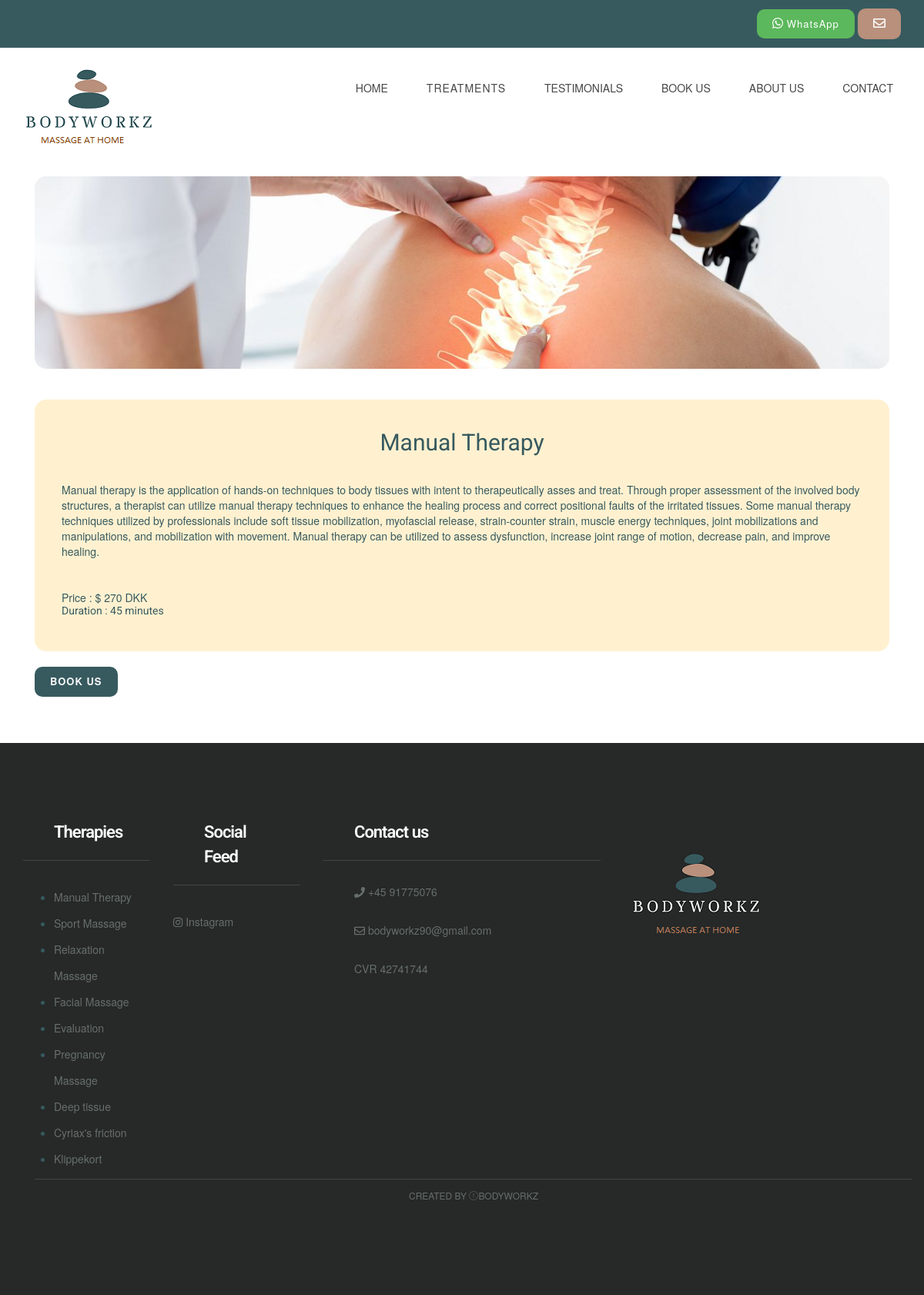
Screenshot of /article/2/ with the database file from the repository.
### MainApp/models.py (models this page shows, shortened)
class Therapy(models.Model):
    name = models.CharField(max_length=255 , verbose_name = "Nombre")
    image = models.ImageField(verbose_name="Foto", blank=True, null=True, upload_to="Images")
    short_description = models.CharField(max_length=150, verbose_name="Descripcion corta", blank=True, null=True,default="Massage")
    description = models.TextField()
    therapist = models.ManyToManyField(Therapist, verbose_name= "Terapeuta")
    duration = models.CharField(max_length=200, verbose_name = "Duracion", default="--")
    price = models.IntegerField(verbose_name="Precio",blank=True, null=True)
    class Meta:
            verbose_name="Terapia"
            verbose_name_plural="Terapias"

### MainApp/views.py (the view)
# urls.py: path('article/<int:therapy_id>/', views.article, name = "article"),
def article(request, therapy_id):
    articles = get_object_or_404(Therapy, pk = therapy_id)
    therapy = Therapy.objects.all()
    return render (request,'article.html',{'articles' : articles, 'therapy':therapy})

### MainApp/templates/article.html (shortened to what this page needs)
{% extends "base.html" %} {% block content %} {% load static %}
<div class="mb60">
    <div class="container" align-items="center" justify-content: "center">
        <div class="float-container ">
            <div class="float-child ">
                <div class="col-lg-12 col-md-12 col-sm-6 col-xs-12 ">
                    <div class="service-block ">
                        <div class="top-image-container mb20">
                            <img src="{{articles.image.url}} " alt=" " class="top-image">
                        </div>
                        <br>
                        <div class="service-content bg-default-article">
                            <h1 class="title-centered">{{articles.name}}
                            </h1><br>
                            <p>{{articles.description}}</p>
                            <br>
                            {% if articles.price %}
                                <HTML5>Price : $ {{articles.price}} DKK</h5>
                                {% endif %} {% if articles.duration %}
                                <h5>Duration : {{articles.duration}} minutes</h5>
                                {% endif %}
                        </div>
                    </div>
                    <br>
                    <a href="{% url 'appointment' %} "><button type="button " class="btn btn-secondary btn-primary "> Book us</button></a>
                </div>
                <br>
            </div>
        </div>
    </div>
</div>{% endblock %}

### MainApp/templates/base.html (shortened to what this page needs)
<!DOCTYPE html> {% load static %}
<html lang="en">
<head>
    <link href="{% static 'ap1/css/bootstrap.min.css' %}" rel="stylesheet">
    <link href="{% static 'ap1/css/font-awesome.min.css' %}" rel="stylesheet">
    <link href="{% static 'ap1/css/style.css' %}" rel="stylesheet">
</head>
<div class="header-top">
    <div class="container">
        <div class="row">
            <div class="col-lg-12 col-md-8 col-sm-8  col-xs-12">
                <div class="top-text">
                    <span class="text-block call-block">
                        <a href="https://wa.me/+4591775076 " title="click to open whatsapp chat ">
                            <button class="btn btn-success whatsapp-button">
                                <i class="fab fa-whatsapp" style="font-size: 16" aria-hidden="true "></i>
                                <span class="call-no" style="font-weight: 400; text-transform: capitalize">WhatsApp</span>
                    </button>
                    </a>
                    </span><a href="{% url 'contacto' %}" title="Contact Us"><button class="btn text-block mail-block hidden-xs hidden-sm">
                        <i class="fa fa-envelope-o" style="font-size: 16" aria-hidden="true "></i>
                    </button></a>
                </div>
            </div>
        </div>
    </div>
</div>
<div class="header">
    <div class="container">
        <div class="row">
            <div class="col-lg-4     col-md-4 col-sm-12 col-xs-12">
                <a href="{% url 'index' %}"><img src="{% static 'ap1/images/bodyworkz.png' %}" alt=""></a>
            </div>
            </ <div class="col-lg-6 col-md-4 col-sm-12 col-xs-12">
            <div class="navigation">
                <div id="navigation">
                    <ul>
                        <li class="active"><a href="{% url 'index' %}" title="Home">HOME</a></li>
                        <li class="active">
                            <a class="btn btn-secondary dropdown-toggle" href="#" role="button" id="dropdownMenuLink" data-toggle="dropdown" aria-haspopup="true" aria-expanded="false">
                                      Treatments
                                    </a>
                        </li>
                        <li><a href="{% url 'reviews' %}" title="Styleguide">TESTIMONIALS</a> </li>
                        <li>
                            <a href="{% url 'appointment' %}" title="Styleguide">BOOK US</a>
                        </li><li>
                            <a href="{% url 'about-us' %}" title="Styleguide">ABOUT US</a>
                        </li>
                        <li><a href="{% url 'contacto' %}" title="Contact Us">CONTACT</a> </li>
                    </ul>
                </div>
            </div>
        </div>
    </div>
</div>
</div>
{%block content %} {% endblock %}
<div class="footer">
    <div class="container">
        <div class="row">
            <div class="col-lg-2 col-md-3 col-sm-2 col-xs-12">
                <div class="footer-widget">
                    <h2 class="widget-title">Therapies</h2>
                    <ul>
                        {% for terapia in therapy %}
                        <li>
                            <a href="{% url 'article' terapia.id %} " class="tag">{{terapia.name}}</a> {% endfor %}
                        </li>
                    </ul>
                </div>
            </div>
            <div class="col-lg-2 col-md-2 col-sm-2 col-xs-12">
                <div class="footer-widget footer-social">
                    <h2 class="widget-title">Social Feed</h2>
                    <ul class="listnone">
                        <li>
                            <a href="http://instagram.com/_bodyworkz.dk"> <i class="fa fa-instagram"></i> Instagram</a>
                        </li>
                    </ul>
                </div>
            </div>
            <div class="col-lg-4 col-md-2 col-sm-2 col-xs-12">
                <div class="footer-widget footer-social">
                    <h2 class="widget-title">Contact us </h2>
                    <ul class="listnone contact">
                        <li><i class="fa fa-phone"></i> +45 91775076</li>
                        <li><i class="fa fa-envelope-o"></i> bodyworkz90@gmail.com</li>
                        <li> CVR 42741744</li>
                    </ul>
                </div>
            </div>
            <div class="col-lg-2 col-md-2 col-sm-6 col-xs-12">
                <div class="footer-widget footer-social">
                    <a href="{% url 'index' %}"><img src="{% static 'ap1/images/FOOTER.png' %}" alt=""></a>
                </div>
            </div>
        </div>
        <div class="tiny-footer">
            <div class="container">
                <div class="row">
                    <div class="col-lg-12 col-md-12 col-sm-12 col-xs-12">
                        <div class="copyright-content">
                            Created by <i class="fa fa-love"></i>Bodyworkz
                        </div>
                    </div>
                </div>
            </div>
        </div>
    </div>
    </body>
</html>

### MainApp/static/ap1/css/style.css (style rules this page uses)
h1, h2, h3, h4, h5, h6 { margin: 0; padding: 0; margin-bottom: 10px; color: #375a5f; font-weight: 400; font-family: 'Roboto', sans-serif; }
h1 { font-size: 30px; line-height: 42px; }
h2 { font-size: 22px; line-height: 32px; padding: 0px 40px 0px 40px; }
h5 { font-size: 14px; }
p { margin: 0 0 20px; }
ul, ol { margin: 0; }
a { color: #375a5f; text-decoration: none; -webkit-transition: all 0.3s; -moz-transition: all 0.3s; transition: all 0.3s; }
.listnone { list-style: none; padding: 0px; }
.btn { display: inline-block; padding: 10px 20px; margin-bottom: 0; font-size: 13px; font-weight: 800; letter-spacing: 1px; line-height: 1.42857143; text-align: center; border: none; text-transform: uppercase; border-radius: 0px; }
.btn-primary { background-color: #375a5f; color: #fafafa; border-radius: 10px; }
.mb20 { margin-bottom: 20px; }
.mb60 { margin-bottom: 60px; }
.bg-default-article { background-color: rgb(255 221 143 / 42%); border-radius: 15px; height: auto; padding: 35px 35px 35px 35px; }
.header { background-color: #fff; z-index: 9999; position: relative; padding-top: 20px; padding-bottom: 20px; }
.header-top { background-color: #375a5f; font-size: 15px; padding-top: 11px; padding-bottom: 11px; line-height: 15px; color: #fff; font-weight: 500; }
.top-text { text-align: right; }
.top-text .text-block { padding-left: 20px; color: #fff; line-height: 18px; }
.mail-block { border-radius: 10px; background-color: #b8907c; height: 40px; border: none; font-weight: 400; text-transform: lowercase; }
.whatsapp-button { border-radius: 10px; }
.navigation { float: right; }
#navigation, #navigation ul, #navigation ul li, #navigation ul li a, #navigation #menu-button { margin: 0; padding: 0; border: 0; list-style: none; line-height: 1; display: block; position: relative; -webkit-box-sizing: border-box; -moz-box-sizing: border-box; box-sizing: border-box; }
#navigation:after, #navigation>ul:after { content: "."; display: block; clear: both; visibility: hidden; line-height: 0; height: 0; }
#navigation { margin-top: 10px; }
#navigation>ul>li { float: left; }
#navigation>ul>li>a { padding: 15px 25px; font-size: 14px; color: #474747; text-decoration: none; font-weight: 500; text-transform: uppercase; border-radius:10px; }
.footer { background-color: #262928; padding-top: 100px; padding-bottom: 100px; }
.footer-widget .widget-title { color: #fff; font-weight: 600; letter-spacing: -1px; border-bottom: 1px solid #424544; padding-bottom: 20px; margin-bottom: 30px; }
.footer-widget li a { color: #676f6c; line-height: 34px; }
.footer .contact li { position: relative; padding-left: 40px; display: block; margin-bottom: 15px; padding: 0 0 15px 40px; color: #666e6b; }
.tiny-footer { background-color: #262928; padding-top: 9px; padding-bottom: 9px; font-size: 12px; color: #56575e; text-align: left; text-transform: uppercase; text-align: center; }
.copyright-content { border-top: 1px solid #424544; padding: 12px; color: #676f6c; }
.title-centered { text-align: center; }
.top-image-container { display: flex; align-items: center; }
.top-image { width: 100%; object-fit: cover; height: 250px; border-radius: 15px; }
.widget-title { margin-bottom: 20px; }

### rows the page displays
Therapy: image (picture), name "Manual Therapy", description "Manual therapy is the application of hands-on techniques to body tissues with intent to therapeutically asses and treat. Through proper assessment of the involved body structures, a therapist can utilize manual therapy techniques to enhance the healing process and correct positional faults of the irritated tissues. Some manual therapy techniques utilized by professionals include soft tissue mobilization, myofascial release, strain-counter strain, muscle energy techniques, joint mobilizations and manipulations, and mobilization with movement. Manual therapy can be utilized to assess dysfunction, increase joint range of motion, decrease pain, and improve healing.", price "270", duration "45"
Therapy: name "Sport Massage"
Therapy: name "Relaxation Massage"
Therapy: name "Facial Massage"
Therapy: name "Evaluation"
Therapy: name "Pregnancy Massage"
Therapy: name "Deep tissue"
Therapy: name "Cyriax's friction"
Therapy: name "Klippekort"
